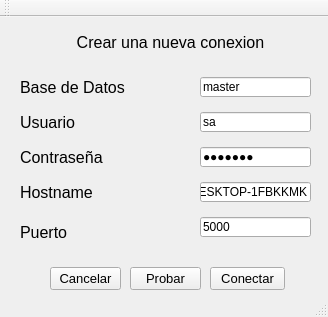
<?xml version="1.0" encoding="UTF-8"?>
<ui version="4.0">
 <class>CrearConexion</class>
 <widget class="QMainWindow" name="CrearConexion">
  <property name="geometry">
   <rect>
    <x>0</x>
    <y>0</y>
    <width>328</width>
    <height>317</height>
   </rect>
  </property>
  <property name="windowTitle">
   <string>CrearConexion</string>
  </property>
  <widget class="QWidget" name="centralWidget">
   <widget class="QLineEdit" name="txtContra">
    <property name="enabled">
     <bool>true</bool>
    </property>
    <property name="geometry">
     <rect>
      <x>200</x>
      <y>130</y>
      <width>111</width>
      <height>20</height>
     </rect>
    </property>
    <property name="text">
     <string>Hola123</string>
    </property>
    <property name="echoMode">
     <enum>QLineEdit::Password</enum>
    </property>
    <property name="placeholderText">
     <string/>
    </property>
   </widget>
   <widget class="QPushButton" name="btnCrear">
    <property name="geometry">
     <rect>
      <x>210</x>
      <y>250</y>
      <width>75</width>
      <height>23</height>
     </rect>
    </property>
    <property name="font">
     <font>
      <pointsize>10</pointsize>
     </font>
    </property>
    <property name="text">
     <string>Conectar</string>
    </property>
   </widget>
   <widget class="QLineEdit" name="txtNombreCon">
    <property name="geometry">
     <rect>
      <x>200</x>
      <y>60</y>
      <width>111</width>
      <height>20</height>
     </rect>
    </property>
    <property name="text">
     <string>master</string>
    </property>
    <property name="echoMode">
     <enum>QLineEdit::Normal</enum>
    </property>
   </widget>
   <widget class="QLabel" name="label_5">
    <property name="geometry">
     <rect>
      <x>20</x>
      <y>200</y>
      <width>171</width>
      <height>31</height>
     </rect>
    </property>
    <property name="font">
     <font>
      <pointsize>12</pointsize>
     </font>
    </property>
    <property name="layoutDirection">
     <enum>Qt::LeftToRight</enum>
    </property>
    <property name="text">
     <string>Puerto</string>
    </property>
    <property name="alignment">
     <set>Qt::AlignLeading|Qt::AlignLeft|Qt::AlignVCenter</set>
    </property>
   </widget>
   <widget class="QLabel" name="label_6">
    <property name="geometry">
     <rect>
      <x>0</x>
      <y>10</y>
      <width>341</width>
      <height>31</height>
     </rect>
    </property>
    <property name="font">
     <font>
      <pointsize>12</pointsize>
     </font>
    </property>
    <property name="layoutDirection">
     <enum>Qt::LeftToRight</enum>
    </property>
    <property name="text">
     <string>Crear una nueva conexion</string>
    </property>
    <property name="alignment">
     <set>Qt::AlignCenter</set>
    </property>
   </widget>
   <widget class="QLabel" name="label_2">
    <property name="geometry">
     <rect>
      <x>20</x>
      <y>90</y>
      <width>171</width>
      <height>31</height>
     </rect>
    </property>
    <property name="font">
     <font>
      <pointsize>12</pointsize>
     </font>
    </property>
    <property name="layoutDirection">
     <enum>Qt::LeftToRight</enum>
    </property>
    <property name="text">
     <string>Usuario</string>
    </property>
    <property name="alignment">
     <set>Qt::AlignLeading|Qt::AlignLeft|Qt::AlignVCenter</set>
    </property>
   </widget>
   <widget class="QLabel" name="label_4">
    <property name="geometry">
     <rect>
      <x>20</x>
      <y>160</y>
      <width>171</width>
      <height>31</height>
     </rect>
    </property>
    <property name="font">
     <font>
      <pointsize>12</pointsize>
     </font>
    </property>
    <property name="layoutDirection">
     <enum>Qt::LeftToRight</enum>
    </property>
    <property name="text">
     <string>Hostname</string>
    </property>
    <property name="alignment">
     <set>Qt::AlignLeading|Qt::AlignLeft|Qt::AlignVCenter</set>
    </property>
   </widget>
   <widget class="QPushButton" name="btnCancelar">
    <property name="geometry">
     <rect>
      <x>50</x>
      <y>250</y>
      <width>71</width>
      <height>23</height>
     </rect>
    </property>
    <property name="font">
     <font>
      <pointsize>10</pointsize>
     </font>
    </property>
    <property name="text">
     <string>Cancelar</string>
    </property>
   </widget>
   <widget class="QLabel" name="label">
    <property name="geometry">
     <rect>
      <x>20</x>
      <y>55</y>
      <width>171</width>
      <height>31</height>
     </rect>
    </property>
    <property name="font">
     <font>
      <pointsize>12</pointsize>
     </font>
    </property>
    <property name="layoutDirection">
     <enum>Qt::LeftToRight</enum>
    </property>
    <property name="text">
     <string>Base de Datos</string>
    </property>
    <property name="alignment">
     <set>Qt::AlignLeading|Qt::AlignLeft|Qt::AlignVCenter</set>
    </property>
   </widget>
   <widget class="QLabel" name="label_3">
    <property name="geometry">
     <rect>
      <x>20</x>
      <y>125</y>
      <width>171</width>
      <height>31</height>
     </rect>
    </property>
    <property name="font">
     <font>
      <pointsize>12</pointsize>
     </font>
    </property>
    <property name="layoutDirection">
     <enum>Qt::LeftToRight</enum>
    </property>
    <property name="text">
     <string>Contraseña</string>
    </property>
    <property name="alignment">
     <set>Qt::AlignLeading|Qt::AlignLeft|Qt::AlignVCenter</set>
    </property>
   </widget>
   <widget class="QLineEdit" name="txtUsuario">
    <property name="geometry">
     <rect>
      <x>200</x>
      <y>95</y>
      <width>111</width>
      <height>20</height>
     </rect>
    </property>
    <property name="text">
     <string>sa</string>
    </property>
   </widget>
   <widget class="QLineEdit" name="txtHostname">
    <property name="enabled">
     <bool>true</bool>
    </property>
    <property name="geometry">
     <rect>
      <x>200</x>
      <y>165</y>
      <width>111</width>
      <height>20</height>
     </rect>
    </property>
    <property name="inputMask">
     <string/>
    </property>
    <property name="text">
     <string>DESKTOP-1FBKKMK</string>
    </property>
   </widget>
   <widget class="QLineEdit" name="txtPuerto">
    <property name="enabled">
     <bool>true</bool>
    </property>
    <property name="geometry">
     <rect>
      <x>200</x>
      <y>200</y>
      <width>111</width>
      <height>20</height>
     </rect>
    </property>
    <property name="text">
     <string>5000</string>
    </property>
   </widget>
   <widget class="QPushButton" name="btnProbar">
    <property name="geometry">
     <rect>
      <x>130</x>
      <y>250</y>
      <width>71</width>
      <height>23</height>
     </rect>
    </property>
    <property name="font">
     <font>
      <pointsize>10</pointsize>
     </font>
    </property>
    <property name="text">
     <string>Probar</string>
    </property>
   </widget>
  </widget>
  <widget class="QToolBar" name="mainToolBar">
   <attribute name="toolBarArea">
    <enum>TopToolBarArea</enum>
   </attribute>
   <attribute name="toolBarBreak">
    <bool>false</bool>
   </attribute>
  </widget>
  <widget class="QStatusBar" name="statusBar"/>
 </widget>
 <layoutdefault spacing="6" margin="11"/>
 <resources/>
 <connections/>
</ui>
